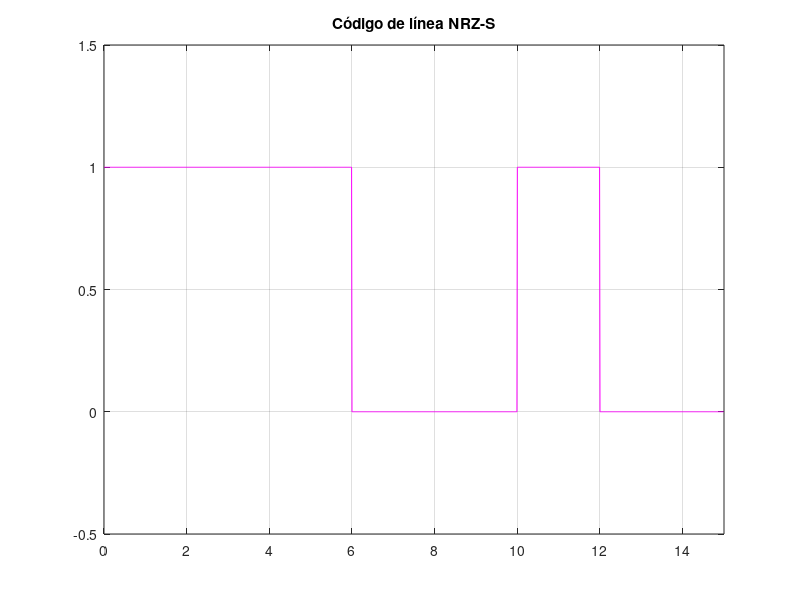
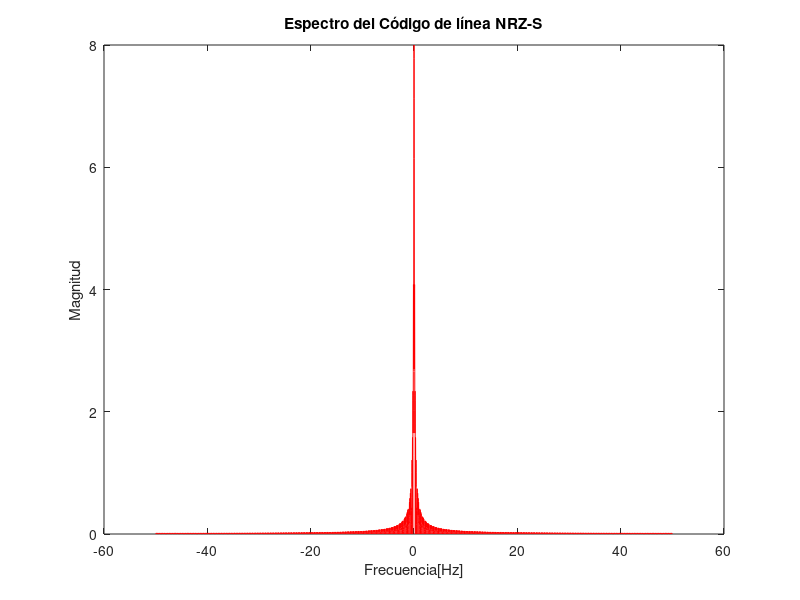

Recreate these plots in MATLAB, in order.
clear all
close all
%100 muestras en Tb=1s
ts=1/100;
Tb=1;
fs=1/ts;

s1NRZ=ones(1,100);
s2NRZ=zeros(1,100);

%bits=[1 1 0 0 0 1 1 1 0 1 0 1];
bits=randi([0,1],1, 15);
bit=[];
N=length(bits);
codigo=[];

if bits(1)==1 && bits(2)==1
    codigo = [codigo s1NRZ];
    codigo = [codigo s1NRZ];
end
if bits(1) == 0 && bits(2)==1
    codigo = [codigo s2NRZ];
    codigo = [codigo s1NRZ];
end
if bits(1) == 1 && bits(2)==0
    codigo = [codigo s1NRZ];
    codigo = [codigo s1NRZ];
end
if bits(1) == 0 && bits(2)==0
    codigo = [codigo s2NRZ];
    codigo = [codigo s1NRZ];
end

for n=3:N
    long_codigo=length(codigo);
    if codigo (long_codigo-1)==0 && bits(n)==1
        codigo = [codigo s2NRZ];
    end
    if codigo(long_codigo-1)==0 && bits(n)==0
        codigo = [codigo s1NRZ];
    end
    if codigo(long_codigo-1)==1 && bits(n)==0
        codigo = [codigo s2NRZ];
    end
    if codigo(long_codigo-1)==1 && bits(n)==1
        codigo = [codigo s1NRZ];
    end
end

t=0:ts:N*Tb-ts;
figure(1)
plot(t,codigo, 'm', LineWidth=3);
title('Código de línea NRZ-S');
axis([0 N*Tb -0.5 1.5]);
grid

COD=fftshift(fft(codigo, 10000))*ts;
w=linspace(-fs/2, fs/2, length(COD))*2*pi;
figure(2)
plot(w/(2*pi),abs(COD), 'r');
title('Espectro del Código de línea NRZ-S');
xlabel('Frecuencia[Hz]');
ylabel('Magnitud');

